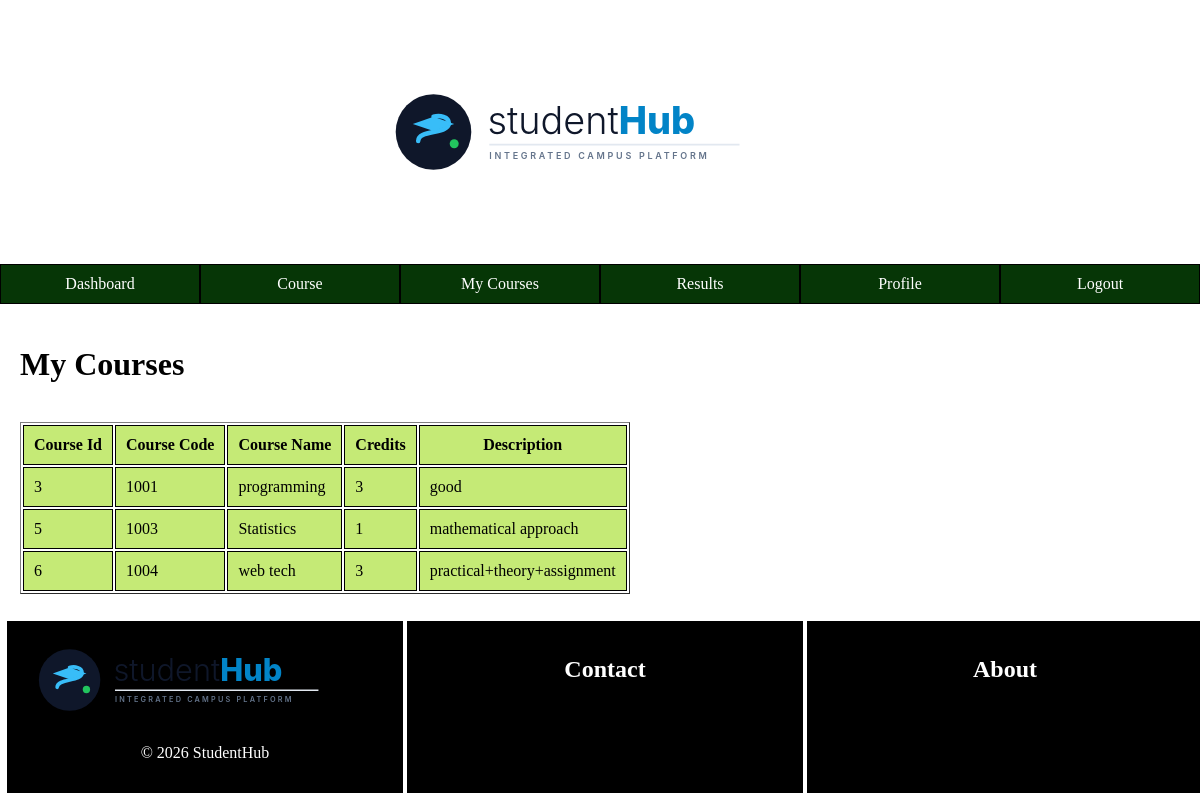
The app's page /student/my_courses.php (signed in) with its own data.
### tables this page shows
CREATE TABLE `courses` (
  `course_id` int(11) NOT NULL,
  `course_code` varchar(20) NOT NULL,
  `course_name` varchar(100) NOT NULL,
  `credits` int(11) NOT NULL,
  `description` text DEFAULT NULL
);

### student/my_courses.php (the view, shortened to what this page needs)
<?php
    include "../includes/db.php";
    $user_id = $_SESSION['user_id'];
?>
<!DOCTYPE html>
<html lang="en">
<head>
    <link rel="stylesheet" href="/student_management/css/style.css">
</head>
<body>
    <?php
        include "../includes/header.php";
    ?>
    <?php
        include "../includes/student-navbar.php";
    ?>
    <div class="content">
        <h1>My Courses</h1>
        <br>
        <table border="1" >
            <thead>
                <tr>
                    <th>Course Id</th>
                    <th>Course Code</th>
                    <th>Course Name</th>
                    <th>Credits</th>
                    <th>Description</th>
                </tr>
            </thead>
            <tbody>
                <?php
                    $result = $conn->query("SELECT c.course_id, c.course_code, c.course_name, c.credits, c.description FROM courses c JOIN enrollments e ON c.course_id = e.course_id JOIN students s ON e.student_id = s.student_id WHERE s.user_id = $user_id");
                    while($row = $result->fetch_assoc()){
                        echo"<tr>
                            <td>{$row['course_id']}</td>
                            <td>{$row['course_code']}</td>
                            <td>{$row['course_name']}</td>
                            <td>{$row['credits']}</td>
                            <td>{$row['description']}</td>
                        </tr>
                        ";
                    }
                ?>
            </tbody>
        </table>
    </div>
    <?php
        include "../includes/footer.php";
    ?>
</body>
</html>

### css/style.css (style rules this page uses)
* { box-sizing: border-box; }
html, body { margin: 0; min-height: 100%; }
body { min-height: 100vh; display: flex; flex-direction: column; }

### student/my_courses.php (style rules this page uses)
td,th { padding: 10px; background-color: #c5ea76; border: 1px solid black; }
.content { margin: 20px; }

### records on screen
courses: course_id "3", course_code "1001", course_name "programming", credits "3", description "good"
courses: course_id "5", course_code "1003", course_name "Statistics", credits "1", description "mathematical approach"
courses: course_id "6", course_code "1004", course_name "web tech", credits "3", description "practical+theory+assignment"
